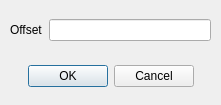
<?xml version="1.0" encoding="UTF-8"?>
<ui version="4.0">
 <class>Dialog</class>
 <widget class="QDialog" name="Dialog">
  <property name="geometry">
   <rect>
    <x>0</x>
    <y>0</y>
    <width>221</width>
    <height>105</height>
   </rect>
  </property>
  <property name="windowTitle">
   <string>Dialog</string>
  </property>
  <widget class="QDialogButtonBox" name="buttonBox">
   <property name="geometry">
    <rect>
     <x>10</x>
     <y>60</y>
     <width>201</width>
     <height>32</height>
    </rect>
   </property>
   <property name="orientation">
    <enum>Qt::Horizontal</enum>
   </property>
   <property name="standardButtons">
    <set>QDialogButtonBox::Cancel|QDialogButtonBox::Ok</set>
   </property>
   <property name="centerButtons">
    <bool>true</bool>
   </property>
  </widget>
  <widget class="QWidget" name="gridLayoutWidget">
   <property name="geometry">
    <rect>
     <x>10</x>
     <y>10</y>
     <width>201</width>
     <height>41</height>
    </rect>
   </property>
   <layout class="QGridLayout" name="gridLayout">
    <item row="0" column="0">
     <widget class="QLabel" name="label">
      <property name="text">
       <string>Offset</string>
      </property>
     </widget>
    </item>
    <item row="0" column="1">
     <widget class="QLineEdit" name="lineEdit"/>
    </item>
   </layout>
  </widget>
 </widget>
 <resources/>
 <connections>
  <connection>
   <sender>buttonBox</sender>
   <signal>accepted()</signal>
   <receiver>Dialog</receiver>
   <slot>accept()</slot>
   <hints>
    <hint type="sourcelabel">
     <x>248</x>
     <y>254</y>
    </hint>
    <hint type="destinationlabel">
     <x>157</x>
     <y>274</y>
    </hint>
   </hints>
  </connection>
  <connection>
   <sender>buttonBox</sender>
   <signal>rejected()</signal>
   <receiver>Dialog</receiver>
   <slot>reject()</slot>
   <hints>
    <hint type="sourcelabel">
     <x>316</x>
     <y>260</y>
    </hint>
    <hint type="destinationlabel">
     <x>286</x>
     <y>274</y>
    </hint>
   </hints>
  </connection>
 </connections>
</ui>
